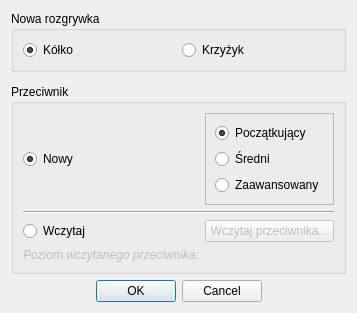
<?xml version="1.0" encoding="UTF-8"?>
<ui version="4.0">
 <class>OptionsDialog</class>
 <widget class="QDialog" name="OptionsDialog">
  <property name="geometry">
   <rect>
    <x>0</x>
    <y>0</y>
    <width>320</width>
    <height>313</height>
   </rect>
  </property>
  <property name="sizePolicy">
   <sizepolicy hsizetype="Fixed" vsizetype="Fixed">
    <horstretch>0</horstretch>
    <verstretch>0</verstretch>
   </sizepolicy>
  </property>
  <property name="windowTitle">
   <string>Nowa gra</string>
  </property>
  <property name="windowIcon">
   <iconset resource="res.qrc">
    <normaloff>:/res/ttt.ico</normaloff>:/res/ttt.ico</iconset>
  </property>
  <layout class="QVBoxLayout" name="verticalLayout">
   <item>
    <widget class="QGroupBox" name="groupBox">
     <property name="title">
      <string>Nowa rozgrywka</string>
     </property>
     <layout class="QHBoxLayout" name="horizontalLayout">
      <item>
       <widget class="QRadioButton" name="circleRadioButton">
        <property name="text">
         <string>Kółko</string>
        </property>
        <property name="checked">
         <bool>true</bool>
        </property>
       </widget>
      </item>
      <item>
       <widget class="QRadioButton" name="crossRadioButton">
        <property name="text">
         <string>Krzyżyk</string>
        </property>
       </widget>
      </item>
     </layout>
    </widget>
   </item>
   <item>
    <spacer name="verticalSpacer">
     <property name="orientation">
      <enum>Qt::Vertical</enum>
     </property>
     <property name="sizeType">
      <enum>QSizePolicy::Expanding</enum>
     </property>
     <property name="sizeHint" stdset="0">
      <size>
       <width>20</width>
       <height>20</height>
      </size>
     </property>
    </spacer>
   </item>
   <item>
    <widget class="QGroupBox" name="groupBox_2">
     <property name="title">
      <string>Przeciwnik</string>
     </property>
     <layout class="QGridLayout" name="gridLayout">
      <item row="0" column="0">
       <widget class="QRadioButton" name="newOponentRadioButton">
        <property name="text">
         <string>Nowy</string>
        </property>
        <property name="checked">
         <bool>true</bool>
        </property>
       </widget>
      </item>
      <item row="2" column="0">
       <widget class="QRadioButton" name="loadOponentRadioButton">
        <property name="text">
         <string>Wczytaj</string>
        </property>
       </widget>
      </item>
      <item row="1" column="0" colspan="2">
       <widget class="Line" name="line">
        <property name="orientation">
         <enum>Qt::Horizontal</enum>
        </property>
       </widget>
      </item>
      <item row="2" column="1">
       <widget class="QPushButton" name="loadOponentButton">
        <property name="enabled">
         <bool>false</bool>
        </property>
        <property name="text">
         <string>Wczytaj przeciwnika...</string>
        </property>
       </widget>
      </item>
      <item row="3" column="0">
       <widget class="QLabel" name="label">
        <property name="enabled">
         <bool>false</bool>
        </property>
        <property name="font">
         <font>
          <italic>true</italic>
         </font>
        </property>
        <property name="text">
         <string>Poziom wczytanego przeciwnika:</string>
        </property>
       </widget>
      </item>
      <item row="3" column="1">
       <widget class="QLabel" name="oponentLevelLabel">
        <property name="enabled">
         <bool>false</bool>
        </property>
        <property name="text">
         <string/>
        </property>
       </widget>
      </item>
      <item row="0" column="1">
       <widget class="QFrame" name="frame">
        <property name="frameShape">
         <enum>QFrame::StyledPanel</enum>
        </property>
        <property name="frameShadow">
         <enum>QFrame::Raised</enum>
        </property>
        <layout class="QVBoxLayout" name="verticalLayout_2">
         <item>
          <widget class="QRadioButton" name="beginnerRadioButton">
           <property name="text">
            <string>Początkujący</string>
           </property>
           <property name="checked">
            <bool>true</bool>
           </property>
          </widget>
         </item>
         <item>
          <widget class="QRadioButton" name="intermediateRadioButton">
           <property name="text">
            <string>Średni</string>
           </property>
          </widget>
         </item>
         <item>
          <widget class="QRadioButton" name="advancedRadioButton">
           <property name="text">
            <string>Zaawansowany</string>
           </property>
          </widget>
         </item>
        </layout>
       </widget>
      </item>
     </layout>
    </widget>
   </item>
   <item>
    <widget class="QDialogButtonBox" name="buttonBox">
     <property name="orientation">
      <enum>Qt::Horizontal</enum>
     </property>
     <property name="standardButtons">
      <set>QDialogButtonBox::Cancel|QDialogButtonBox::Ok</set>
     </property>
     <property name="centerButtons">
      <bool>true</bool>
     </property>
    </widget>
   </item>
  </layout>
 </widget>
 <tabstops>
  <tabstop>circleRadioButton</tabstop>
  <tabstop>crossRadioButton</tabstop>
  <tabstop>newOponentRadioButton</tabstop>
  <tabstop>beginnerRadioButton</tabstop>
  <tabstop>intermediateRadioButton</tabstop>
  <tabstop>advancedRadioButton</tabstop>
  <tabstop>loadOponentRadioButton</tabstop>
  <tabstop>loadOponentButton</tabstop>
  <tabstop>buttonBox</tabstop>
 </tabstops>
 <resources>
  <include location="res.qrc"/>
 </resources>
 <connections>
  <connection>
   <sender>buttonBox</sender>
   <signal>accepted()</signal>
   <receiver>OptionsDialog</receiver>
   <slot>accept()</slot>
   <hints>
    <hint type="sourcelabel">
     <x>227</x>
     <y>293</y>
    </hint>
    <hint type="destinationlabel">
     <x>157</x>
     <y>274</y>
    </hint>
   </hints>
  </connection>
  <connection>
   <sender>buttonBox</sender>
   <signal>rejected()</signal>
   <receiver>OptionsDialog</receiver>
   <slot>reject()</slot>
   <hints>
    <hint type="sourcelabel">
     <x>295</x>
     <y>299</y>
    </hint>
    <hint type="destinationlabel">
     <x>286</x>
     <y>274</y>
    </hint>
   </hints>
  </connection>
  <connection>
   <sender>newOponentRadioButton</sender>
   <signal>toggled(bool)</signal>
   <receiver>frame</receiver>
   <slot>setEnabled(bool)</slot>
   <hints>
    <hint type="sourcelabel">
     <x>111</x>
     <y>160</y>
    </hint>
    <hint type="destinationlabel">
     <x>188</x>
     <y>163</y>
    </hint>
   </hints>
  </connection>
  <connection>
   <sender>loadOponentRadioButton</sender>
   <signal>toggled(bool)</signal>
   <receiver>loadOponentButton</receiver>
   <slot>setEnabled(bool)</slot>
   <hints>
    <hint type="sourcelabel">
     <x>154</x>
     <y>229</y>
    </hint>
    <hint type="destinationlabel">
     <x>183</x>
     <y>227</y>
    </hint>
   </hints>
  </connection>
 </connections>
</ui>
